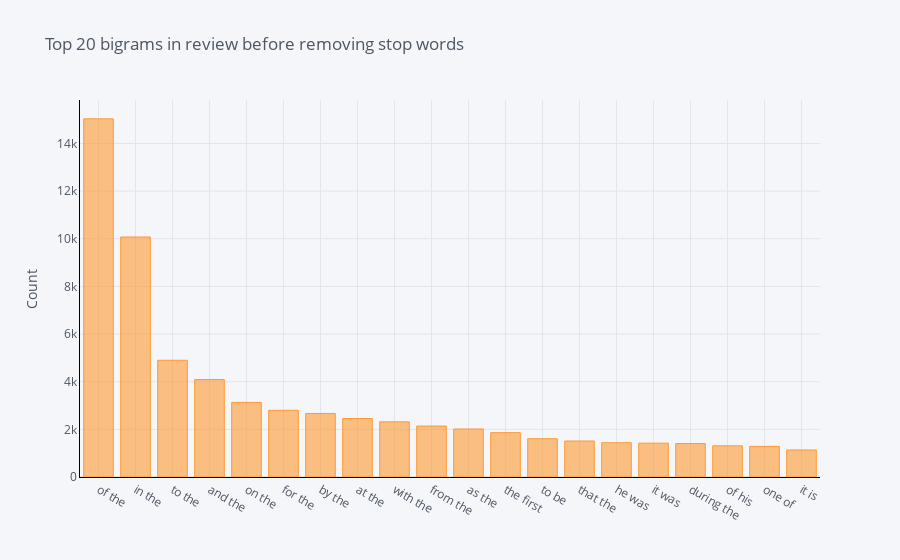

The code cell stored with this chart in its notebook:
### Code cell
df3.groupby('Statements').sum()['count'].sort_values(ascending=False).iplot(
    kind='bar', yTitle='Count', linecolor='black', title='Top 20 bigrams in review before removing stop words')

### Figure 1 — Plotly figure (JSON) as saved in the notebook; plotly's stock layout.template omitted (floating-point values rounded to 4 significant figures)
{"data": [{"marker": {"color": "rgba(255, 153, 51, 0.6)", "line": {"color": "rgba(255, 153, 51, 1.0)", "width": 1}}, "name": "count", "orientation": "v", "text": "", "type": "bar", "x": ["of the", "in the", "to the", "and the", "on the", "for the", "by the", "at the", "with the", "from the", "as the", "the first", "to be", "that the", "he was", "it was", "during the", "of his", "one of", "it is"], "y": [15033, 10075, 4899, 4091, 3130, 2801, 2667, 2456, 2314, 2139, 2015, 1861, 1608, 1511, 1439, 1421, 1404, 1308, 1285, 1136]}], "layout": {"legend": {"bgcolor": "#F5F6F9", "font": {"color": "#4D5663"}}, "paper_bgcolor": "#F5F6F9", "plot_bgcolor": "#F5F6F9", "title": {"font": {"color": "#4D5663"}, "text": "Top 20 bigrams in review before removing stop words"}, "xaxis": {"gridcolor": "#E1E5ED", "linecolor": "black", "showgrid": true, "tickfont": {"color": "#4D5663"}, "title": {"font": {"color": "#4D5663"}, "text": ""}, "zerolinecolor": "#E1E5ED"}, "yaxis": {"gridcolor": "#E1E5ED", "linecolor": "black", "showgrid": true, "tickfont": {"color": "#4D5663"}, "title": {"font": {"color": "#4D5663"}, "text": "Count"}, "zerolinecolor": "#E1E5ED"}}}
